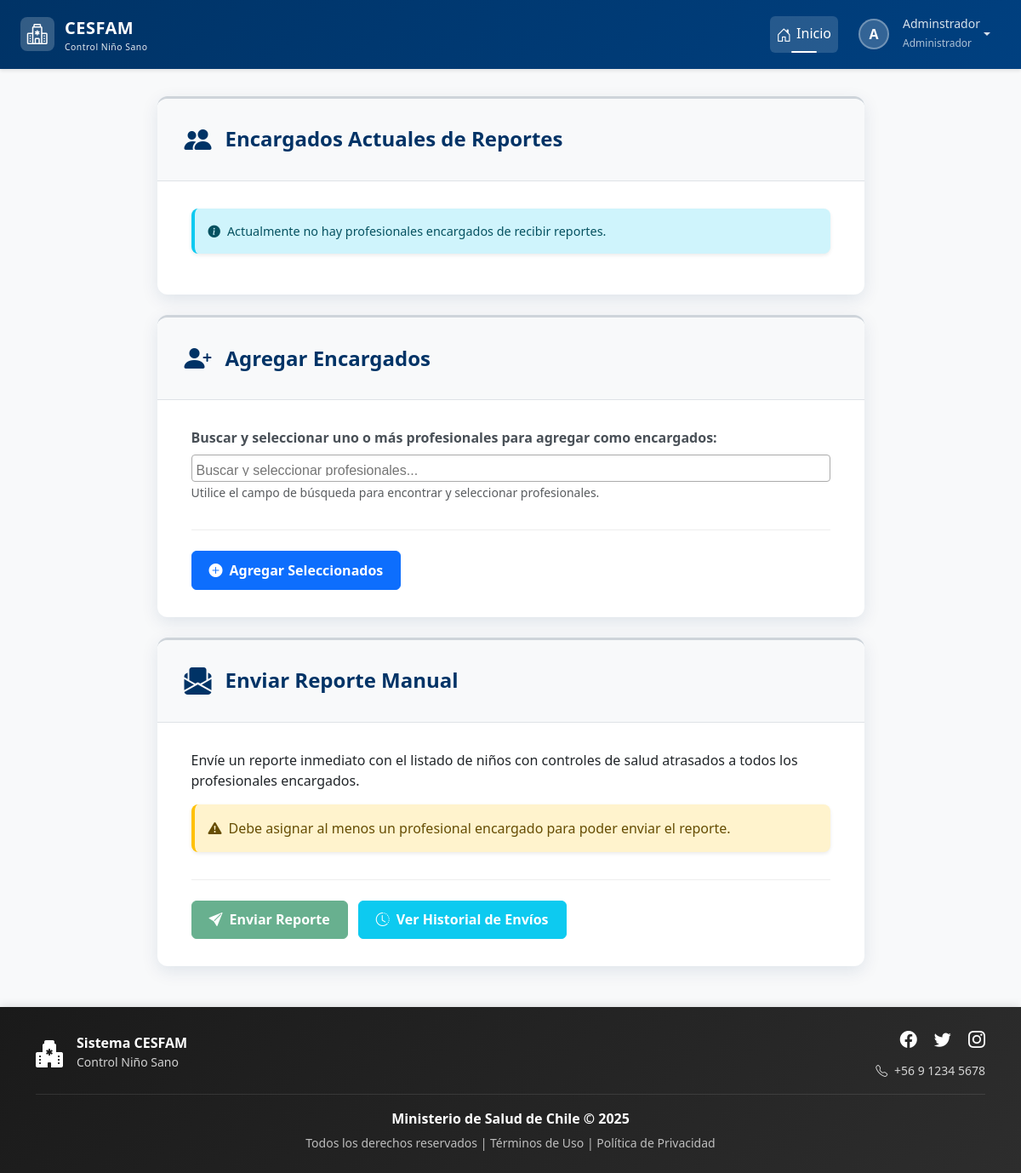
Page /configuracion/reportes/ (signed in) on the earlier database version.
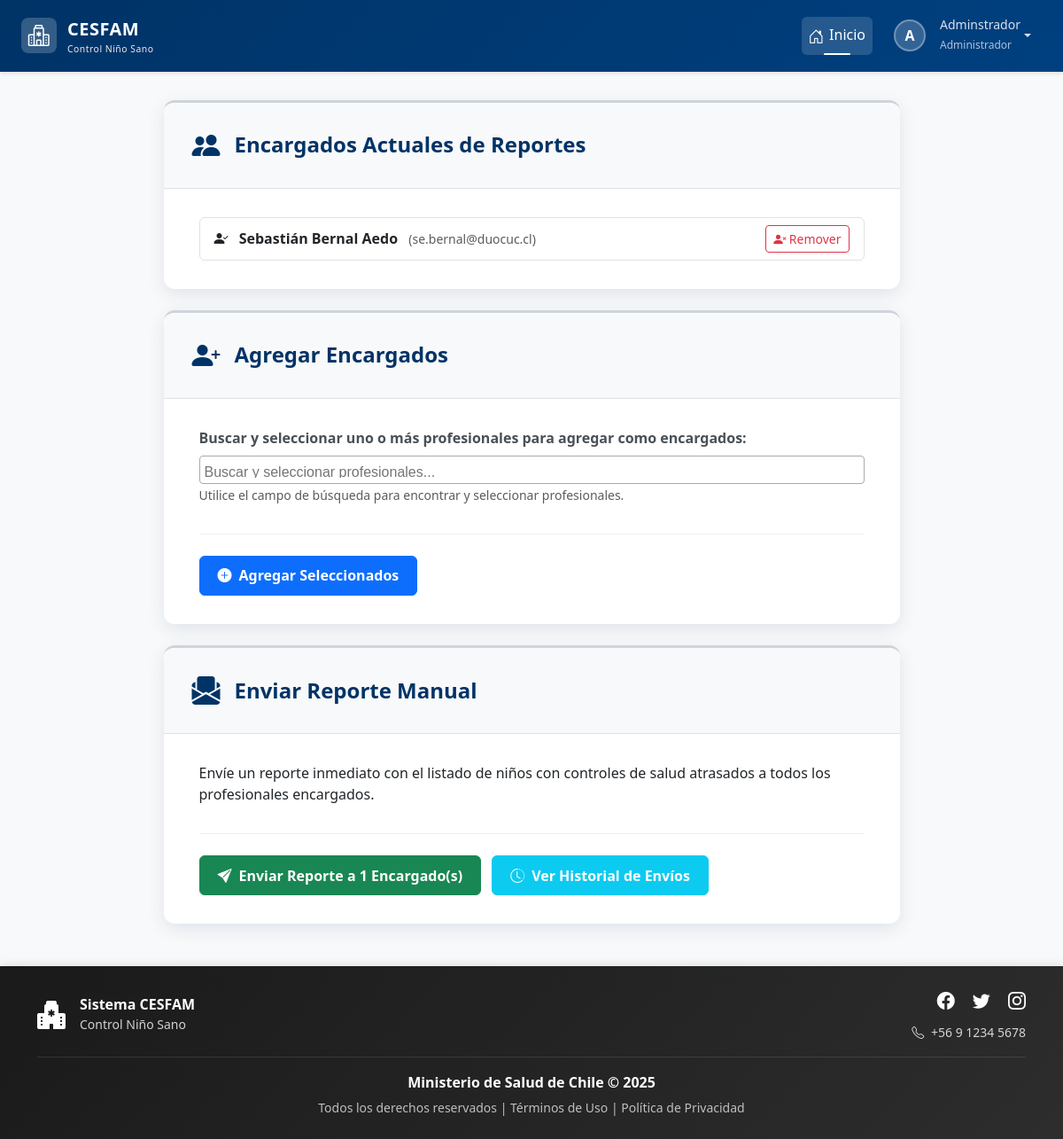
Same page on the later database version.
### login/models.py (models this page shows, shortened)
class Profesional(models.Model):
    ESPECIALIDAD_CHOICES = [
        ('Pediatra', 'Pediatra'),
        ('Enfermero/a', 'Enfermero/a'),
        ('Nutricionista', 'Nutricionista'),
        ('Medico General', 'Medico General'),
        ('Matron/a', 'Matron/a'),
    ]
    rut = models.CharField(max_length=10, primary_key=True) # El RUT es la clave
    nombre_completo = models.CharField(max_length=200)
    email = models.EmailField(unique=True)
    especialidad = models.CharField(max_length=30, choices=ESPECIALIDAD_CHOICES, default='Pediatra')
    encargado = models.BooleanField(default=False)
    usuario = models.OneToOneField(Usuario, on_delete=models.SET_NULL, null=True, blank=True, related_name='perfil_profesional')

### control/views.py (the view, shortened to what this page needs)
# urls.py: path('configuracion/reportes/', views.reportes, name='reportes'),
@login_required
@rol_requerido(['Administrador'])
def reportes(request):
    profesionales_todos = Profesional.objects.select_related('usuario').all()
    encargados_actuales = profesionales_todos.filter(encargado=True)
    profesionales_no_encargados = profesionales_todos.filter(encargado=False)
    contexto = {
        'profesionales_no_encargados': profesionales_no_encargados,
        'encargados_actuales': encargados_actuales
    }
    return render(request, 'control/reportes_mail/enviar_reporte.html', contexto)

### control/templates/control/reportes_mail/enviar_reporte.html (shortened to what the changed rows need)
{% extends 'base.html' %}
{% load static %}
{% block extra_css %}
    <link rel="stylesheet" href="{% static 'css/estiloformularios.css' %}">
{% endblock %}
{% block content %}
<div class="container">
    <div class="row justify-content-center">
        <div class="col-lg-10 col-xl-9">
            <div class="card form-card mb-4">
                <div class="form-header">
                    <h2>Encargados Actuales de Reportes</h2>
                </div>
                <div class="form-body">
                    {% if encargados_actuales %}
                        <ul class="list-group">
                            {% for encargado in encargados_actuales %}
                                <li class="list-group-item d-flex justify-content-between align-items-center">
                                    <div>
                                        <i class="bi bi-person-check-fill me-2"></i>
                                        <strong>{{ encargado.nombre_completo }}</strong>
                                        <small class="text-muted ms-2">({{ encargado.email }})</small>
                                    </div>
                                    <form method="post" class="mb-0">
                                        <button type="submit" class="btn btn-sm btn-outline-danger" title="Remover de la lista de encargados">
                                            <i class="bi bi-person-x-fill"></i> Remover
                                        </button>
                                    </form>
                                </li>
                            {% endfor %}
                        </ul>
                    {% else %}
                        <div class="alert alert-info text-center">
                            <i class="bi bi-info-circle-fill me-2"></i>
                            Actualmente no hay profesionales encargados de recibir reportes.
                        </div>
                    {% endif %}
                </div>
            </div>
            <div class="card form-card mb-4">
                <div class="form-header">
                    <h2>Agregar Encargados</h2>
                </div>
            </div>
            <div class="card form-card">
                <div class="form-header">
                    <h2>Enviar Reporte Manual</h2>
                </div>
                <div class="form-body">
                    <p>Envíe un reporte inmediato con el listado de niños con controles de salud atrasados a todos los profesionales encargados.</p>
                    {% if encargados_actuales %}
                        <form method="post">
                            <div class="form-buttons">
                                <button type="submit" class="btn btn-success">
                                    <i class="bi bi-send-fill me-2"></i>Enviar Reporte a {{ encargados_actuales|length }} Encargado(s)
                                </button>
                                <a href="{% url 'control:historial_envio_reportes' %}" class="btn btn-info text-white" style="text-decoration: none;">
                                    <i class="bi bi-clock-history me-2"></i>Ver Historial de Envíos
                                </a>
                            </div>
                        </form>
                    {% else %}
                        <div class="alert alert-warning text-center">
                            <i class="bi bi-exclamation-triangle-fill me-2"></i>
                            Debe asignar al menos un profesional encargado para poder enviar el reporte.
                        </div>
                        <div class="form-buttons">
                            <button class="btn btn-success" disabled>
                                <i class="bi bi-send-fill me-2"></i>Enviar Reporte
                            </button>
                            <a href="{% url 'control:historial_envio_reportes' %}" class="btn btn-info text-white" style="text-decoration: none;">
                                <i class="bi bi-clock-history me-2"></i>Ver Historial de Envíos
                            </a>
                        </div>
                    {% endif %}
                </div>
            </div>
        </div>
    </div>
</div>
{% endblock %}

Differences in the rows shown:
added Profesional: nombre_completo "Sebastián Bernal Aedo", email "se.bernal@duocuc.cl"
Other differences:
{{ encargados_actuales|length }}: (not shown) → "1"
text no longer shown: "Actualmente no hay profesionales encargados de recibir reportes. Debe asignar al menos un profesional encargado para poder enviar el reporte. Enviar Reporte"
text now shown: "Enviar Reporte a Encargado(s)"
